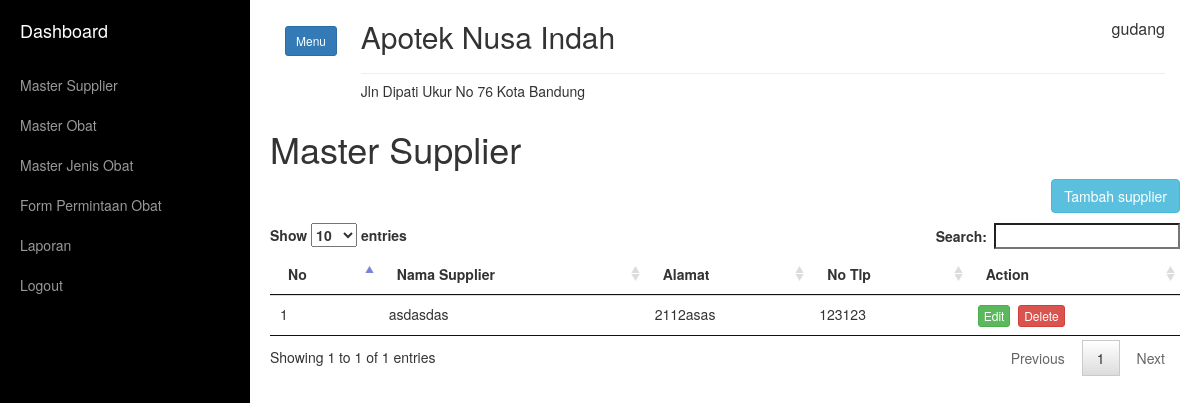
The page /home.php?link=master_supp (signed in) on the database its author committed.
### tables this page shows
CREATE TABLE `tb_supplier` (
  `id_supplier` int(11) NOT NULL,
  `nama_supp` varchar(50) NOT NULL,
  `alamat_supp` text NOT NULL,
  `tlp_supp` varchar(12) NOT NULL
);

### master_supp.php (the view, shortened to what this page needs)
<h1>Master Supplier</h1>
<button type="button" style="margin-bottom: 10px;" class="btn btn-info pull-right" data-toggle="modal" id="btntambah">Tambah supplier</button>
<br>
	<table class="table table-responsive" id="tb_supplier">
		<thead>
			<tr>
				<th>No</th>
				<th>Nama Supplier</th>
				<th>Alamat</th>
				<th>No Tlp</th>
				<th>Action</th>
			</tr>
		</thead>
		<tbody>
		<?php
			$no = 1;
			$sql = "SELECT * FROM tb_supplier";
			$query  = mysqli_query($conn,$sql);
			while ($data = mysqli_fetch_array($query)) { ?>
			<tr>
				<td><?php echo $no++; ?></td>
				<td><?php echo $data['nama_supp'] ?></td>
				<td><?php echo $data['alamat_supp'] ?></td>
				<td><?php echo $data['tlp_supp'] ?></td>
				<td><a href="" class="btn btn-success btn-xs btnedit" data-toggle="modal" title="">Edit</a>&nbsp
				<a href="proses_supplier.php?kode=3&id=<?php echo $data['id_supplier'];?>" class="btn btn-danger btn-xs" onclick="return confirm('Apakah Anda Yakin.. ?');" title="">Delete</a></td>
			</tr>
		<?php
			}
		 ?>
		</tbody>
	</table>

### assets/css/simple-sidebar.css (style rules this page uses)
body { overflow-x: hidden; }

### rows shown on the page
tb_supplier: nama_supp "asdasdas", alamat_supp "2112asas", tlp_supp "123123"

### other values the page prints
$_SESSION['username'] "gudang"
